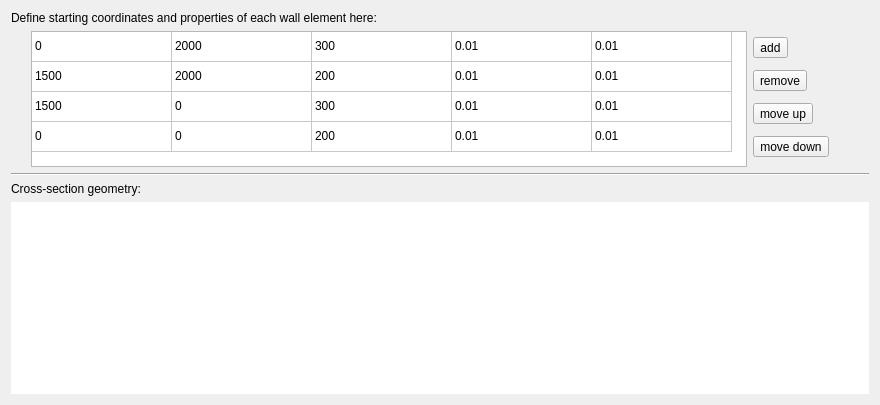
        <widget class="QWidget" name="tab_geometry">
         <attribute name="title">
          <string>Geometry</string>
         </attribute>
         <layout class="QGridLayout" name="gridLayout">
          <item row="0" column="0">
           <layout class="QVBoxLayout" name="verticalLayout_4">
            <item>
             <widget class="QLabel" name="label">
              <property name="font">
               <font>
                <pointsize>9</pointsize>
               </font>
              </property>
              <property name="text">
               <string>Define starting coordinates and properties of each wall element here:</string>
              </property>
             </widget>
            </item>
            <item>
             <layout class="QHBoxLayout" name="horizontalLayout_7">
              <item>
               <spacer name="horizontalSpacer_5">
                <property name="orientation">
                 <enum>Qt::Horizontal</enum>
                </property>
                <property name="sizeType">
                 <enum>QSizePolicy::Minimum</enum>
                </property>
                <property name="sizeHint" stdset="0">
                 <size>
                  <width>20</width>
                  <height>20</height>
                 </size>
                </property>
               </spacer>
              </item>
              <item>
               <widget class="QTableWidget" name="coordinates_tableWidget">
                <property name="sizePolicy">
                 <sizepolicy hsizetype="Fixed" vsizetype="Fixed">
                  <horstretch>0</horstretch>
                  <verstretch>0</verstretch>
                 </sizepolicy>
                </property>
                <property name="layoutDirection">
                 <enum>Qt::LeftToRight</enum>
                </property>
                <property name="inputMethodHints">
                 <set>Qt::ImhDigitsOnly</set>
                </property>
                <property name="frameShape">
                 <enum>QFrame::StyledPanel</enum>
                </property>
                <property name="frameShadow">
                 <enum>QFrame::Sunken</enum>
                </property>
                <property name="sizeAdjustPolicy">
                 <enum>QAbstractScrollArea::AdjustToContents</enum>
                </property>
                <property name="editTriggers">
                 <set>QAbstractItemView::AllEditTriggers</set>
                </property>
                <property name="dragEnabled">
                 <bool>true</bool>
                </property>
                <property name="alternatingRowColors">
                 <bool>false</bool>
                </property>
                <property name="selectionBehavior">
                 <enum>QAbstractItemView::SelectItems</enum>
                </property>
                <property name="gridStyle">
                 <enum>Qt::SolidLine</enum>
                </property>
                <property name="sortingEnabled">
                 <bool>false</bool>
                </property>
                <attribute name="horizontalHeaderVisible">
                 <bool>false</bool>
                </attribute>
                <attribute name="horizontalHeaderCascadingSectionResizes">
                 <bool>true</bool>
                </attribute>
                <attribute name="horizontalHeaderDefaultSectionSize">
                 <number>140</number>
                </attribute>
                <attribute name="horizontalHeaderShowSortIndicator" stdset="0">
                 <bool>false</bool>
                </attribute>
                <attribute name="horizontalHeaderStretchLastSection">
                 <bool>false</bool>
                </attribute>
                <attribute name="verticalHeaderVisible">
                 <bool>false</bool>
                </attribute>
                <attribute name="verticalHeaderCascadingSectionResizes">
                 <bool>true</bool>
                </attribute>
                <attribute name="verticalHeaderShowSortIndicator" stdset="0">
                 <bool>false</bool>
                </attribute>
                <attribute name="verticalHeaderStretchLastSection">
                 <bool>false</bool>
                </attribute>
                <row>
                 <property name="text">
                  <string>Node no. 1</string>
                 </property>
                </row>
                <row>
                 <property name="text">
                  <string>Node no. 2</string>
                 </property>
                </row>
                <row>
                 <property name="text">
                  <string>Node no. 3</string>
                 </property>
                </row>
                <row>
                 <property name="text">
                  <string>Node no. 4</string>
                 </property>
                </row>
                <column>
                 <property name="text">
                  <string>X-coordinate</string>
                 </property>
                </column>
                <column>
                 <property name="text">
                  <string>Y-coordinate</string>
                 </property>
                </column>
                <column>
                 <property name="text">
                  <string>Wall thickness</string>
                 </property>
                </column>
                <column>
                 <property name="text">
                  <string>Reinf. ratio long.</string>
                 </property>
                </column>
                <column>
                 <property name="text">
                  <string>Reinf. ratio trans.</string>
                 </property>
                </column>
                <item row="0" column="0">
                 <property name="text">
                  <string>0</string>
                 </property>
                </item>
                <item row="0" column="1">
                 <property name="text">
                  <string>2000</string>
                 </property>
                </item>
                <item row="0" column="2">
                 <property name="text">
                  <string>300</string>
                 </property>
                </item>
                <item row="0" column="3">
                 <property name="text">
                  <string>0.01</string>
                 </property>
                </item>
                <item row="0" column="4">
                 <property name="text">
                  <string>0.01</string>
                 </property>
                </item>
                <item row="1" column="0">
                 <property name="text">
                  <string>1500</string>
                 </property>
                </item>
                <item row="1" column="1">
                 <property name="text">
                  <string>2000</string>
                 </property>
                </item>
                <item row="1" column="2">
                 <property name="text">
                  <string>200</string>
                 </property>
                </item>
                <item row="1" column="3">
                 <property name="text">
                  <string>0.01</string>
                 </property>
                </item>
                <item row="1" column="4">
                 <property name="text">
                  <string>0.01</string>
                 </property>
                </item>
                <item row="2" column="0">
                 <property name="text">
                  <string>1500</string>
                 </property>
                </item>
                <item row="2" column="1">
                 <property name="text">
                  <string>0</string>
                 </property>
                </item>
                <item row="2" column="2">
                 <property name="text">
                  <string>300</string>
                 </property>
                </item>
                <item row="2" column="3">
                 <property name="text">
                  <string>0.01</string>
                 </property>
                </item>
                <item row="2" column="4">
                 <property name="text">
                  <string>0.01</string>
                 </property>
                </item>
                <item row="3" column="0">
                 <property name="text">
                  <string>0</string>
                 </property>
                </item>
                <item row="3" column="1">
                 <property name="text">
                  <string>0</string>
                 </property>
                </item>
                <item row="3" column="2">
                 <property name="text">
                  <string>200</string>
                 </property>
                </item>
                <item row="3" column="3">
                 <property name="text">
                  <string>0.01</string>
                 </property>
                </item>
                <item row="3" column="4">
                 <property name="text">
                  <string>0.01</string>
                 </property>
                </item>
               </widget>
              </item>
              <item>
               <layout class="QVBoxLayout" name="verticalLayout_5">
                <item>
                 <widget class="QToolButton" name="addRowButton">
                  <property name="toolTip">
                   <string>Insert new row at the bottom</string>
                  </property>
                  <property name="text">
                   <string>add</string>
                  </property>
                  <property name="icon">
                   <iconset resource="resources.qrc">
                    <normaloff>:/Icons/add.png</normaloff>:/Icons/add.png</iconset>
                  </property>
                 </widget>
                </item>
                <item>
                 <widget class="QToolButton" name="removeRowButton">
                  <property name="toolTip">
                   <string>Remove selected row</string>
                  </property>
                  <property name="text">
                   <string>remove</string>
                  </property>
                  <property name="icon">
                   <iconset resource="resources.qrc">
                    <normaloff>:/Icons/minus.png</normaloff>:/Icons/minus.png</iconset>
                  </property>
                 </widget>
                </item>
                <item>
                 <widget class="QToolButton" name="moveUpRowButton">
                  <property name="text">
                   <string>move up</string>
                  </property>
                 </widget>
                </item>
                <item>
                 <widget class="QToolButton" name="moveDownRowButton">
                  <property name="text">
                   <string>move down</string>
                  </property>
                 </widget>
                </item>
               </layout>
              </item>
              <item>
               <spacer name="horizontalSpacer">
                <property name="orientation">
                 <enum>Qt::Horizontal</enum>
                </property>
                <property name="sizeHint" stdset="0">
                 <size>
                  <width>40</width>
                  <height>20</height>
                 </size>
                </property>
               </spacer>
              </item>
             </layout>
            </item>
            <item>
             <widget class="Line" name="line">
              <property name="orientation">
               <enum>Qt::Horizontal</enum>
              </property>
             </widget>
            </item>
            <item>
             <widget class="QLabel" name="label_2">
              <property name="font">
               <font>
                <pointsize>9</pointsize>
               </font>
              </property>
              <property name="text">
               <string>Cross-section geometry:</string>
              </property>
             </widget>
            </item>
            <item>
             <layout class="QHBoxLayout" name="horizontalLayout_9">
              <item>
               <widget class="QGraphicsView" name="graphicsViewGeometry">
                <property name="frameShape">
                 <enum>QFrame::NoFrame</enum>
                </property>
                <property name="lineWidth">
                 <number>1</number>
                </property>
               </widget>
              </item>
             </layout>
            </item>
           </layout>
          </item>
         </layout>
        </widget>
